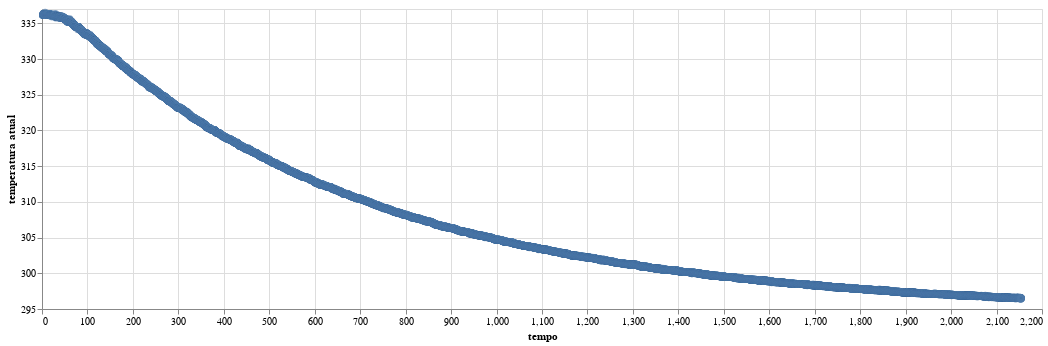

The notebook cell this image was saved under:
### Code cell
alt.Chart(df).mark_point().encode(
    alt.X(" tempo"),
    alt.Y("temperatura atual", scale = alt.Scale(domain = [295,337])),
    tooltip = ["temperatura atual"]
).properties(
    width = 1000
)

### Figure 1 — Vega-Lite specification as saved in the notebook (floating-point values rounded to 4 significant figures; data arrays with more than 128 entries replaced by an {"elided": "..."} marker saying what was removed)
{"config": {"view": {"continuousWidth": 300, "continuousHeight": 300}}, "data": {"name": "data-2752e45f9d4f1ae61225b3625812095f"}, "mark": {"type": "point"}, "encoding": {"tooltip": [{"field": "temperatura atual", "type": "quantitative"}], "x": {"field": " tempo", "type": "quantitative"}, "y": {"field": "temperatura atual", "scale": {"domain": [295, 337]}, "type": "quantitative"}}, "width": 1000, "$schema": "https://vega.github.io/schema/vega-lite/v5.20.1.json", "datasets": {"data-2752e45f9d4f1ae61225b3625812095f": {"elided": "21261 records"}}}
